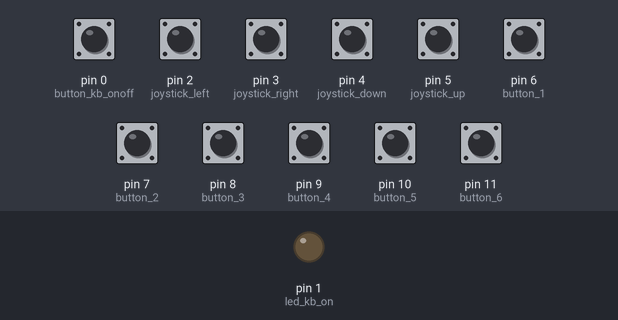
Bench run of a sketch on a simulated Arduino Leonardo, built with avr-gcc and run on an emulated ATmega32U4. On the bench: output pins drawn as LEDs (lit = HIGH). The inputs (shaded band) are chosen by the test bench; at power-on: pin 0 (button_kb_onoff), pin 2 (joystick_left), pin 3 (joystick_right), pin 4 (joystick_down), pin 5 (joystick_up), pin 6 (button_1), pin 7 (button_2), pin 8 (button_3), pin 9 (button_4), pin 10 (button_5), pin 11 (button_6) HIGH. USB keyboard and mouse output is not drawn.

Above: at 1.2 s.
1.3 s: pin 0 (button_kb_onoff) pulled LOW for 0.15 s
At 1.37 s:
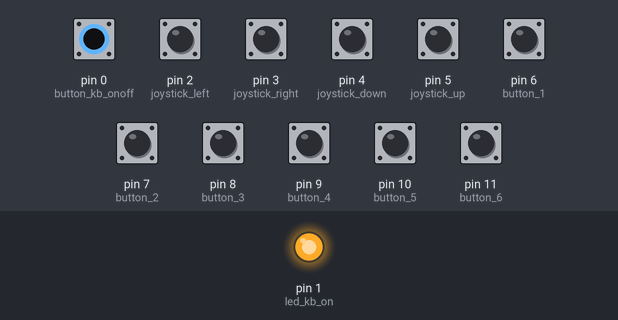
Timing chart, 0 to 4.3 s (numbered marks = the images above; inputs shaded):
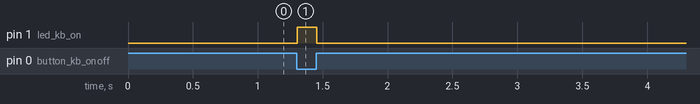

The sketch:

Assistive_Fightstick.ino
```cpp
/*
 * Prototype keyboard emulation control
 * Bunn - Stanton 7-7-2015
 */

/* Include the "Pluggable" HID and Keyboard libraries, rather than the
 *  old core Keyboard/Mouse libraries.  Possibly able to implement
 *  NKRO with the newer pluggable libs.
 */
#if (ARDUINO >= 10606)
#include "Keyboard.h"
#include "HID.h"
#endif

/* Define DEBUG if you want to enable the Arduino's hardware Serial port
 *  and block any code from being processed until a computer attaches to
 *  the serial port.  Once a user connects to the serial port, the program
 *  will continue, and debug messages will be output to it.
 */
//#define DEBUG

/* Define DEBUG2 to enable extra (possibly extremely cluttery and annoying)
 *  debug messages to be output over the Arduino's serial port.  If you want
 *  this to work properly, you'll need to define DEBUG also.
 */
//#define DEBUG2

/* Define this if you are using a Sanwa JLF-TP-8YT joystick oriented vertically
 *  with the 5-pin header pointing to the right as viewed with the joystick shaft
 *  pointing towards you.
 */
//#define SANWA_JLF

/* Define this if you are using a Sanwa JLF-TP-8YT joystick oriented horizontally
 *  with the 5-pin header pointing down as viewed with the joystick shaft pointing
 *  towards you.
 */
//#define SANWA_JLF_90DEG_CW

/* Define this if you are using a Sanwa JLF-TP-8YT joystick with the microswitch PCB
 *  replaced with the GamerFinger optical sensor PCB, oriented vertically with the
 *  6-pin header pointing to the right as viewed with the joystick shaft pointing
 *  towards you.
 */
//#define SANWA_OPTICAL

/* Define this if you are using a Sanwa JLF-TP-8YT joystick with the microswitch PCB
 *  replaced with the GamerFinger optical sensor PCB, oriented horizontally with the
 *  6-pin header pointing down as viewed with the joystick shaft pointing towards you.
 */
#define SANWA_OPTICAL_90DEG_CW

// Set pin numbers for outputs
const int led_kb_on = 1;

// Set pin numbers for buttons -- Arduino Leonardo
// - Joystick buttons
const int joystick_up = 5;
const int joystick_left = 2;
const int joystick_right = 3;
const int joystick_down = 4;
// - Action buttons
const int button_1 = 6;
const int button_2 = 7;
const int button_3 = 8;
const int button_4 = 9;
const int button_5 = 10;
const int button_6 = 11;
// Control buttons
const int button_kb_onoff = 0;

// Character constants
// - These are set to the default keybindings for Team Fortress 2
const char FORWARD = 'w';
const char STRAFE_LEFT = 'a';
const char BACKWARD = 's';
const char STRAFE_RIGHT = 'd';
const char JUMP = ' ';
const char DUCK = KEY_LEFT_CTRL;
const char RELOAD = 'r';
const char VOICE = 'v';
const char USE_ITEM = 'h';
const char DROP_INT = 'l';
const char LAST_WEAPON = 'q';

// Total number of buttons
const int numButtons = 11;

// Array that stores the current "pressed" state of all buttons
bool buttonStates[numButtons];

// Variable that determines whether keyboard functionality is enabled
bool kbOn = false;

/* Array that stores the current debounce state of the buttons.
 *   0 - not tracking a debounce action
 *   1 - tracking a button press debounce action
 *   2 - tracking a button release debounce action
 */
uint8_t debounceStates[numButtons];

// Times denoting the beginning of a debounce sequence for each button
long lastDebounceTimes[numButtons];

// Time in milliseconds to wait to debounce a key press/release
uint8_t debounceDelay = 5;

// Array of key codes we wish to assign to each button
char buttonValues[numButtons] = {
#ifdef SANWA_JLF
  FORWARD,
  STRAFE_LEFT,
  BACKWARD,
  STRAFE_RIGHT,
#endif
#ifdef SANWA_JLF_90DEG_CW
  STRAFE_RIGHT,
  FORWARD,
  STRAFE_LEFT,
  BACKWARD,
#endif
#ifdef SANWA_OPTICAL
  BACKWARD,
  STRAFE_LEFT,
  STRAFE_RIGHT,
  FORWARD,
#endif
#ifdef SANWA_OPTICAL_90DEG_CW
  STRAFE_LEFT,
  FORWARD,
  BACKWARD,
  STRAFE_RIGHT,
#endif
  JUMP,
  DUCK,
  RELOAD,
  USE_ITEM,
  LAST_WEAPON,
  VOICE
};

void setup()
{
  // Initialize button and debounce tracking arrays to '0'
  for ( int i = 0; i < numButtons; i++ )
  {
    buttonStates[i] = false;
    debounceStates[i] = 0;
    lastDebounceTimes[i] = 0;
  }

  // Set up pin states
  pinMode(joystick_left, INPUT_PULLUP);
  pinMode(joystick_down, INPUT_PULLUP);
  pinMode(joystick_right, INPUT_PULLUP);
  pinMode(joystick_up, INPUT_PULLUP);
  pinMode(button_1, INPUT_PULLUP);
  pinMode(button_2, INPUT_PULLUP);
  pinMode(button_3, INPUT_PULLUP);
  pinMode(button_4, INPUT_PULLUP);
  pinMode(button_5, INPUT_PULLUP);
  pinMode(button_6, INPUT_PULLUP);
  pinMode(button_kb_onoff, INPUT_PULLUP);
  pinMode(led_kb_on, OUTPUT);
  digitalWrite(led_kb_on, LOW);

#ifdef DEBUG
  // In debug mode, we need to use the Serial port to see what is going on in the program
  Serial.begin(9600);
  while (!Serial) {}
#endif
  // Register Arduino as a USB HID Keyboard and begin tracking keypresses
  Keyboard.begin();
}

/*
 * button_press() -
 *   Use the USB HID Keyboard functionality to signal to the computer
 * that a keyboard key has been pressed.  The integer value "btnNumber"
 * is and array index that corresponds to the key code in the buttonValues[]
 * char array, the button's pressed state in buttonStates[], whether we
 * are tracking a debounce event in debounceStates[], and if so, when thatwad rh
 * debounce event began in the lastDebounceTimes[] array.
 *   This function allows easy enabling of debug code and also handles
 * the initiation of debounce tracking for the button being pressed.
 */
void button_press(uint8_t btnNumber)
{
  // Check that the button isn't already being debounced
  if (debounceStates[btnNumber] == 0)
  {
    // Set button's debounce state to "1", for "pressed"
    debounceStates[btnNumber] = 1;
    // Set time that the debounce action began
    lastDebounceTimes[btnNumber] = millis();
#ifdef DEBUG
    Serial.print("Starting debounce tracking on button press: ");
    Serial.println(btnNumber, DEC);
    Serial.print("  Press time: ");
    Serial.println(lastDebounceTimes[btnNumber]);
#endif
  }
#ifdef DEBUG2
  Serial.print(micros());
  Serial.print(" - Timestamp, button press: ");
  Serial.println(btnNumber);
#endif
}

/*
 * button_release() -
 *   Use the USB HID Keyboard functionality to signal to the computer
 * that a keyboard key has been released.  The integer value "btnNumber"
 * corresponds to the key code in the buttonValues[] char array.
 *   This function allows easy enabling of debug code and also handles
 * the initiation of debounce tracking for the button being released.
 */
void button_release(uint8_t btnNumber)
{
  // Check that the button isn't already being debounced
  if (debounceStates[btnNumber] == 0)
  {
    // Set button's debounce state to "2", for "released"
    debounceStates[btnNumber] = 2;
    // Set time that the debounce action began
    lastDebounceTimes[btnNumber] = millis();
#ifdef DEBUG
    Serial.print("Starting debounce tracking on button release: ");
    Serial.println(btnNumber, DEC);
    Serial.print("  Press time: ");
    Serial.println(lastDebounceTimes[btnNumber]); // */
#endif
  }
#ifdef DEBUG2
  Serial.print(micros());
  Serial.print(" - Timestamp, button release: ");
  Serial.println(btnNumber);
#endif
}

/*
 * check_debounce() -
 *   This function loops from 0 through numButtons-1 to check the current
 * debounce status of all buttons.  Any buttons that are successfully debounced
 * have their functionality carried out, assuming that the button's
 * functionality is currently enabled.
 */
void check_debounce()
{
  // Test every button for a debounce action
  for ( int i = 0; i < numButtons; i++ )
  {
    // If debounceStates[i] is 1 or 2, we are tracking a debounce.  If it's 0, skip this button.
    if (debounceStates[i] > 0)
    {
      /* If millis() is less than lastDebounceTimes for this button, that means
       *  that the timer has overrun the "long" data type, causing it to reset
       *  to 0 and begin counting again from there.  That also means that
       *  lastDebounceTimes[i] was likely within 10ms of the overrun point, which
       *  means we will never be able to complete the debounce action without
       *  setting it to something else.  Since we don't want to set it to less
       *  than zero, we pick 0 as the value.  That means we could be debouncing
       *  for up to 20ms, but it keeps us from having to check for the size of
       *  the data type and how close we are to it every time we set lastDebounceTimes.
       */
      if (millis() < lastDebounceTimes[i])
        lastDebounceTimes[i] = 0;

      // Check to see that debounceDelay ms have passed since we began tracking debounce for this button
      if (millis() - lastDebounceTimes[i] >= debounceDelay)
      {
        if (debounceStates[i] == 1)
        {
          // Change the button state to true
          buttonStates[i] = true;
#ifdef DEBUG
          Serial.print("Button press complete: ");
          Serial.println(i);
          Serial.print("Completion time: ");
          Serial.println(millis());
#endif
          if (i == numButtons - 1)
          {
            // Since this is the keyboard enabler button, enable the keyboard
            keyboard_enable();
          }
          else
          {
            // Because we are tracking a button "press" (1), press the button
            Keyboard.press(buttonValues[i]);
          }
        }
        if (debounceStates[i] == 2)
        {
          // Change the button state to false
          lastDebounceTimes[i] = 0;
          buttonStates[i] = false;
#ifdef DEBUG
          Serial.print("Button release complete: ");
          Serial.println(i);
          Serial.print("Completion time: ");
          Serial.println(millis());
#endif
          if (i == numButtons - 1)
          {
            // Since this is the keyboard enabler button, enable the keyboard
            keyboard_disable();
          }
          else
          {
            // Because we are tracking a button "release" (2), release the button
            Keyboard.release(buttonValues[i]);
          }
        }
        // Reset the lastDebounceTimes value to 0 and reset the debounceState value to 0
        lastDebounceTimes[i] = 0;
        debounceStates[i] = 0;
      }
    }
  }
}

/*
 * keyboard_enable() -
 *   This function is called when the button_kb_onoff pin is pulled low.
 * Here, we need to enable the HID keyboard functionality and light the
 * LED that signals that the controller is in operational mode.
 */
void keyboard_enable()
{
  kbOn = true;
  digitalWrite(led_kb_on, HIGH);
}

/*
 * keyboard_disable() -
 *   This function is called when the keyboard functionality of the game
 * controller is disabled.  This requires us to set all button and debounce
 * tracking variables to their original initialized states (0 or false),
 * release any keyboard keys we have been pressing, and turn the LED indicating
 * that the game controller is operational off.
 */
void keyboard_disable()
{
  for (int i = 0; i < numButtons; i++)
  {
    lastDebounceTimes[i] = 0;
    debounceStates[i] = 0;
    buttonStates[i] = false;
    kbOn = false;
  }
  Keyboard.releaseAll();
  digitalWrite(led_kb_on, LOW);
}

void loop()
{
  /******************************************************************
  * Check if any buttons have gone from not pressed to pressed.     *
  * If so, we will pass this info to the button_press() function.   *
  ******************************************************************/

  // Only check these buttons if keyboard functionality is on.
  if (kbOn)
  {
    if (digitalRead(joystick_up) == LOW && buttonStates[0] == false)
      button_press(0);
    if (digitalRead(joystick_left) == LOW && buttonStates[1] == false)
      button_press(1);
    if (digitalRead(joystick_down) == LOW && buttonStates[2] == false)
      button_press(2);
    if (digitalRead(joystick_right) == LOW && buttonStates[3] == false)
      button_press(3);
    if (digitalRead(button_1) == LOW && buttonStates[4] == false)
      button_press(4);
    if (digitalRead(button_2) == LOW && buttonStates[5] == false)
      button_press(5);
    if (digitalRead(button_3) == LOW && buttonStates[6] == false)
      button_press(6);
    if (digitalRead(button_4) == LOW && buttonStates[7] == false)
      button_press(7);
    if (digitalRead(button_5) == LOW && buttonStates[8] == false)
      button_press(8);
    if (digitalRead(button_6) == LOW && buttonStates[9] == false)
      button_press(9);
  }

  // This buttons enables/disables keyboard functionality, so we have to check it
  if (digitalRead(button_kb_onoff) == LOW && buttonStates[10] == false)
    button_press(10);


  /******************************************************************
  * Check if any buttons have gone from pressed to released.        *
  * If so, we will pass this info to the button_release() function. *
  ******************************************************************/

  // Only check these buttons if keyboard functionality is on.
  if (kbOn)
  {
    if (digitalRead(joystick_up) == HIGH && buttonStates[0] == true)
      button_release(0);
    if (digitalRead(joystick_left) == HIGH && buttonStates[1] == true)
      button_release(1);
    if (digitalRead(joystick_down) == HIGH && buttonStates[2] == true)
      button_release(2);
    if (digitalRead(joystick_right) == HIGH && buttonStates[3] == true)
      button_release(3);
    if (digitalRead(button_1) == HIGH && buttonStates[4] == true)
      button_release(4);
    if (digitalRead(button_2) == HIGH && buttonStates[5] == true)
      button_release(5);
    if (digitalRead(button_3) == HIGH && buttonStates[6] == true)
      button_release(6);
    if (digitalRead(button_4) == HIGH && buttonStates[7] == true)
      button_release(7);
    if (digitalRead(button_5) == HIGH && buttonStates[8] == true)
      button_release(8);
    if (digitalRead(button_6) == HIGH && buttonStates[9] == true)
      button_release(9);
  }

  // This buttons enables/disables keyboard functionality, so we have to check it
  if (digitalRead(button_kb_onoff) == HIGH && buttonStates[10] == true)
    button_release(10);

  // Every time through the loop, we check the debounce state of every button
  check_debounce();
}
```

Measured:
- after the input at 1.3 s, pin 1 (led_kb_on): LOW → HIGH at once, → LOW 0.15 s later
